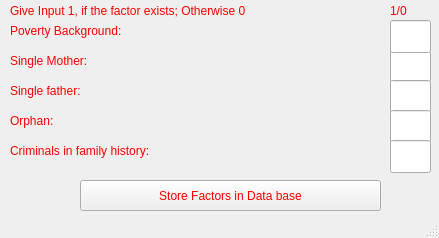
<?xml version="1.0" encoding="UTF-8"?>
<ui version="4.0">
 <class>MainWindow</class>
 <widget class="QMainWindow" name="MainWindow">
  <property name="geometry">
   <rect>
    <x>0</x>
    <y>0</y>
    <width>439</width>
    <height>238</height>
   </rect>
  </property>
  <property name="windowTitle">
   <string>Criminal Factors</string>
  </property>
  <property name="styleSheet">
   <string notr="true">color: rgb(255, 0, 0);
font: 75 12pt &quot;MS Shell Dlg 2&quot;;</string>
  </property>
  <widget class="QWidget" name="centralwidget">
   <widget class="QPushButton" name="pushButton">
    <property name="geometry">
     <rect>
      <x>80</x>
      <y>180</y>
      <width>301</width>
      <height>31</height>
     </rect>
    </property>
    <property name="text">
     <string>Store Factors in Data base</string>
    </property>
   </widget>
   <widget class="QLineEdit" name="lineEdit_4">
    <property name="geometry">
     <rect>
      <x>390</x>
      <y>50</y>
      <width>41</width>
      <height>33</height>
     </rect>
    </property>
   </widget>
   <widget class="QLabel" name="label_4">
    <property name="geometry">
     <rect>
      <x>10</x>
      <y>50</y>
      <width>111</width>
      <height>21</height>
     </rect>
    </property>
    <property name="text">
     <string>Single Mother:</string>
    </property>
   </widget>
   <widget class="QLabel" name="label_5">
    <property name="geometry">
     <rect>
      <x>390</x>
      <y>0</y>
      <width>31</width>
      <height>21</height>
     </rect>
    </property>
    <property name="text">
     <string>1/0</string>
    </property>
   </widget>
   <widget class="QLineEdit" name="lineEdit_5">
    <property name="geometry">
     <rect>
      <x>390</x>
      <y>80</y>
      <width>41</width>
      <height>33</height>
     </rect>
    </property>
   </widget>
   <widget class="QLineEdit" name="lineEdit_6">
    <property name="geometry">
     <rect>
      <x>390</x>
      <y>110</y>
      <width>41</width>
      <height>33</height>
     </rect>
    </property>
   </widget>
   <widget class="QLineEdit" name="lineEdit_7">
    <property name="geometry">
     <rect>
      <x>390</x>
      <y>140</y>
      <width>41</width>
      <height>33</height>
     </rect>
    </property>
   </widget>
   <widget class="QLabel" name="label_6">
    <property name="geometry">
     <rect>
      <x>10</x>
      <y>80</y>
      <width>131</width>
      <height>21</height>
     </rect>
    </property>
    <property name="text">
     <string>Single father:</string>
    </property>
   </widget>
   <widget class="QLabel" name="label_7">
    <property name="geometry">
     <rect>
      <x>10</x>
      <y>110</y>
      <width>101</width>
      <height>21</height>
     </rect>
    </property>
    <property name="text">
     <string>Orphan:</string>
    </property>
   </widget>
   <widget class="QLabel" name="label_8">
    <property name="geometry">
     <rect>
      <x>10</x>
      <y>140</y>
      <width>201</width>
      <height>21</height>
     </rect>
    </property>
    <property name="text">
     <string>Criminals in family history: </string>
    </property>
   </widget>
   <widget class="QLineEdit" name="lineEdit_14">
    <property name="geometry">
     <rect>
      <x>390</x>
      <y>20</y>
      <width>41</width>
      <height>33</height>
     </rect>
    </property>
   </widget>
   <widget class="QLabel" name="label_14">
    <property name="geometry">
     <rect>
      <x>10</x>
      <y>20</y>
      <width>201</width>
      <height>21</height>
     </rect>
    </property>
    <property name="text">
     <string>Poverty Background:</string>
    </property>
   </widget>
   <widget class="QLabel" name="label_9">
    <property name="geometry">
     <rect>
      <x>10</x>
      <y>0</y>
      <width>351</width>
      <height>21</height>
     </rect>
    </property>
    <property name="text">
     <string>Give Input 1, if the factor exists; Otherwise 0</string>
    </property>
   </widget>
  </widget>
  <widget class="QStatusBar" name="statusbar"/>
 </widget>
 <resources/>
 <connections/>
</ui>
